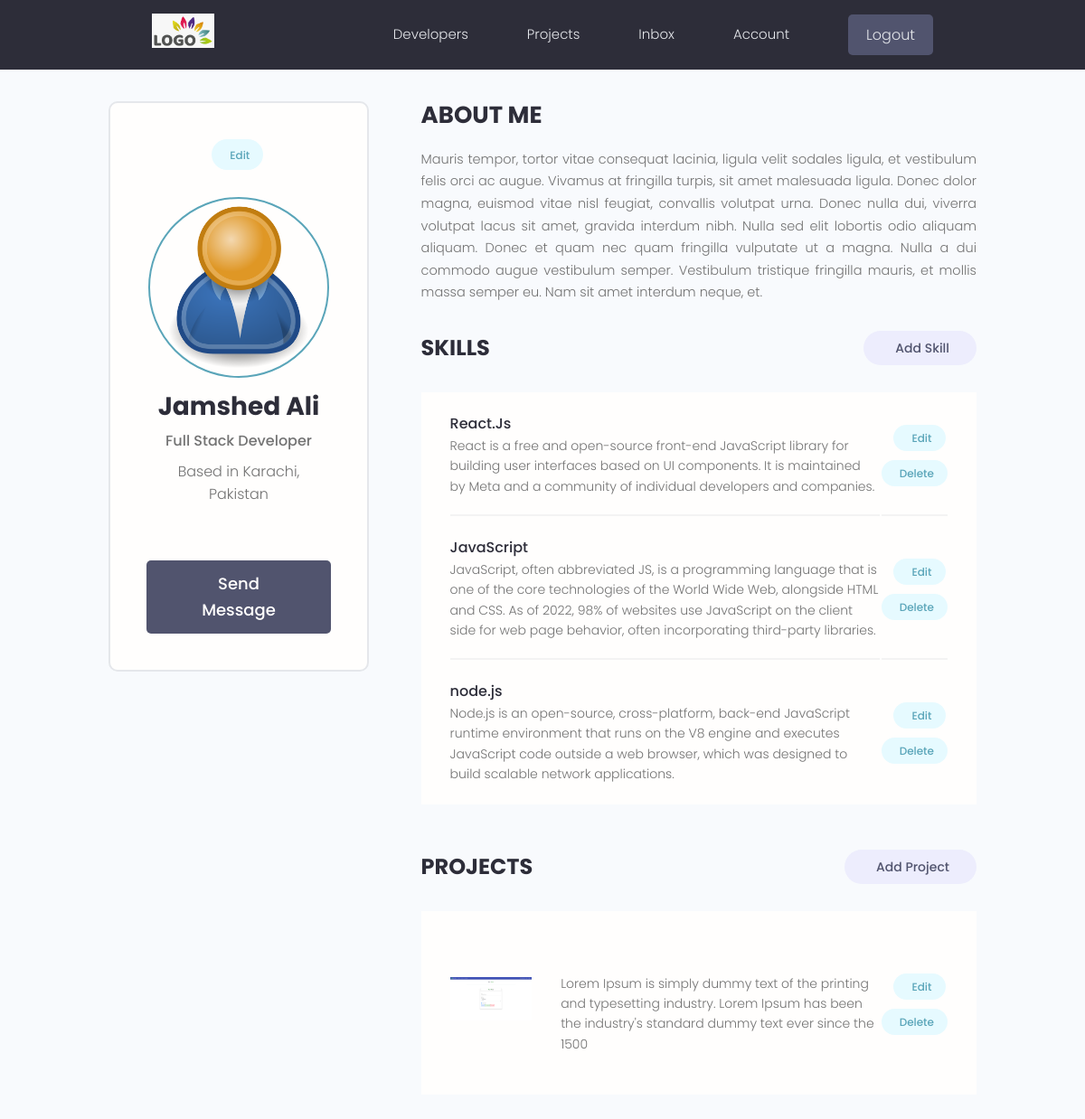
Screenshot of /Account/ (signed in) with the database file from the repository.
### users/models.py (models this page shows, shortened)
class Profile(models.Model):
    user = models.OneToOneField(
        User,on_delete=models.CASCADE)
    name = models.CharField(max_length=200, blank=True , null= True)
    email = models.EmailField(max_length=500, blank=True , null= True)
    username = models.CharField(max_length=200, blank=True , null= True)
    location = models.CharField(max_length=200, blank=True , null= True)
    short_intro = models.CharField(max_length=200, blank=True, null= True)
    bio = models.TextField(blank=True, null=True)
    profile_img = models.ImageField(null = True, blank= True, upload_to = 'profile/', default = 'profile/user-default.png')
    social_github = models.CharField(max_length=200, blank=True , null= True)
    social_linkedin = models.CharField(max_length=200, blank=True , null= True)
    social_youtube = models.CharField(max_length=200, blank=True , null= True)
    social_twitter = models.CharField(max_length=200, blank=True , null= True)
    id = models.UUIDField(default=uuid.uuid4, primary_key=True, editable=False, unique=True)

class Skill(models.Model):
    id = models.UUIDField(default=uuid.uuid4 , primary_key=True, unique=True, editable=False)
    owner = models.ForeignKey(Profile, on_delete=models.CASCADE, null=True)
    name = models.CharField(max_length=100)
    descreption = models.TextField(null=True, blank=True)
    created = models.DateTimeField(auto_now_add=True)

### projects/models.py (models this page shows, shortened)
class Project(models.Model):
    owner = models.ForeignKey(Profile, null=True, blank=True, on_delete=models.SET_NULL)
    title = models.CharField(max_length=200)
    describe = models.TextField(null=True, blank=True)
    source_link = models.CharField(max_length=2000, null=True, blank=True)
    image = models.ImageField(blank=True, null=True, default='default.jpg')
    vote_total = models.IntegerField(default=0, null=True , blank=True)
    tag = models.ManyToManyField('Tag', blank=True)
    vote_ratio = models.IntegerField(default=0, null=True , blank=True)
    demo_link = models.CharField(max_length=2000, null=True, blank=True)
    created = models.DateField(auto_now_add=True)
    id = models.UUIDField(default = uuid.uuid4 , primary_key=True, unique=True, editable=False)

### users/views.py (the view)
# urls.py: path('Account/', views.userAccount, name="account"),
@login_required(login_url='login')
def userAccount (request):
    profile = request.user.profile
    topskills = profile.skill_set.exclude(descreption__exact="")
    skills = profile.skill_set.filter(descreption = "")
    context = {'profile': profile, 'skills':topskills, 'skill':skills}
    return render(request, 'users/account.html', context)

### users/Templates/users/account.html (shortened to what this page needs)
{% include 'Main.html' %}
{% load static %}
{% block content %}
  <main class="settingsPage profile my-md">
    <div class="container">
      <div class="layout">
        <div class="column column--1of3">
          <div class="card text-center">
            <div class="card__body dev">
              <a class="tag tag--pill tag--main settings__btn" href="{% url 'editaccount' %}"> Edit</a>
              <img class="avatar avatar--xl dev__avatar" src="{{ profile.profile_img.url }}" />
              <h2 class="dev__name">{{ profile.name }}</h2>
              <p class="dev__title">{{ profile.short_intro }}</p>
              <p class="dev__location">Based in {{ profile.location }}</p>
              <a href="#" class="btn btn--sub btn--lg">Send Message </a>
            </div>
          </div>
        </div>
        <div class="column column--2of3">
          <div class="devInfo">
            <h3 class="devInfo__title">About Me</h3>
            <p class="devInfo__about">
                {{ profile.bio }}
            </p>
          </div>
          <div class="settings">
            <h3 class="settings__title">Skills</h3>
            <a class="tag tag--pill tag--sub settings__btn tag--lg" href="{% url 'skillform' %}"> Add Skill</a>
          </div>
          <table class="settings__table">
            {% for skill in skills %}
            <tr>
              <td class="settings__tableInfo">
                <h4>{{ skill.name }}</h4>
                <p>
                    {{ skill.descreption }}
                </p>
              </td>
              <td class="settings__tableActions">
                <a class="tag tag--pill tag--main settings__btn" href="{% url 'editskill' skill.id %}"> Edit</a>
                <a class="tag tag--pill tag--main settings__btn" href="{% url 'deleteskill' skill.id %}">
                  Delete</a>
              </td>
            </tr>
            {% endfor %}
          </table>
          <div class="settings">
            <h3 class="settings__title">Projects</h3>
            <a class="tag tag--pill tag--sub settings__btn tag--lg" href="{% url 'create-project' %}"> Add Project</a>
          </div>
          <table class="settings__table">
            {% for projects in profile.project_set.all %}
            <tr>
              <td class="settings__thumbnail">
                <a href="single-project.html"><img src="{{ projects.image.url }}" alt="Project Thumbnail" /></a>
              </td>
              <td class="settings__tableInfo">
                <a href="single-project.html">{{ projectss.title }}</a>
                <p>
                    {{ projects.describe|slice:'150' }}
                </p>
              </td>
              <td class="settings__tableActions">
                <a class="tag tag--pill tag--main settings__btn" href="{% url 'update-project' projects.id %}"> Edit</a>
                <a class="tag tag--pill tag--main settings__btn" href="{% url 'deleteproject' projects.id %}">
                  Delete</a>
              </td>
            </tr>
            {% endfor %}
          </table>
        </div>
      </div>
    </div>
  </main>
{% endblock %}

### static/style/app.css (style rules this page uses)
:root { --color-sub: #2d2d39; }
.btn--sub { background-color: var(--color-sub-light); }
.card { border: 2px solid var(--color-light); }
img { width: 100%; }
.profile .card > .dev { padding: 4rem; }
.dev__avatar { display: block; margin: auto; }
.dev__name { color: var(--color-sub); font-size: 2.8rem; font-weight: 700; margin-top: 1rem; margin-bottom: 0.5rem; }
.dev__title { font-size: 1.6rem; font-weight: 500; line-height: 1.3; }
.dev__location { margin-top: 1rem; }
.devInfo { margin-bottom: 3rem; }
.devInfo__title, .devInfo__subtitle { font-size: 2.6rem; color: var(--color-sub); text-transform: uppercase; font-weight: 700; margin-bottom: 1.5rem; }
.devInfo__about, .devSkill__info { font-size: 1.45rem; line-height: 1.7; text-align: justify; }
.settingsPage .dev > .settings__btn { display: inline-block; margin-bottom: 3rem; }
.settings { display: flex; justify-content: space-between; align-items: center; }
.settings__title { font-size: 2.4rem; text-transform: uppercase; font-weight: 700; color: var(--color-sub); }
.settings__table { margin-top: 3rem; margin-bottom: 5rem; padding: 0 3rem; background: var(--color-white); }
.settings__table tr { width: 100%; }
.settings__table tr > td { padding: 2rem 0; }
.settings__table tr:not(:last-child) td { border-bottom: 2px solid var(--color-white-light); }
.settings__thumbnail { width: 23%; min-width: 10rem; }
.settings__thumbnail img { padding-right: 3rem; height: 15rem; object-fit: contain; }
.settings__tableInfo { width: 100%; }
.settings__tableInfo h4, .settings__tableInfo a { padding-right: 1rem; width: auto; font-size: 1.6rem; font-weight: 500; color: var(--color-sub); }
.settings__tableInfo p { font-size: 1.4rem; }
.settings__tableActions { text-align: right; }

### static/uikit/styles/modules/_variables.css (style rules this page uses)
:root { --color-main: #5aa5b9; --color-main-light: #e6faff; --color-sub: #3f4156; --color-sub-light: #51546e; --color-sub-lighter: #ededfd; --color-text: #737373; --color-gray: #8b8b8b; --color-light: #e5e7eb; --color-light-gray: #767676; --color-bg: #f8fafd; --color-white: #fffefd; --color-white-light: #f3f3f3; --color-success: #359e64; --color-success-bg: #def8e8; --color-error: #fc4b0b; --color-error-bg: #fff2ee; --font-base: 'Poppins', arial, helvetica, 'Segoe UI', roboto, ubuntu, sans-serif; --font-monospace: 'Fira Code', 'Courier New', courier, monospace; --font-regular: 300; --font-medium: 500; --font-bold: 700; --generic-shadow: 1px 1px 5px #00000010; --generic-transition: all 0.3s ease-in-out; }

### static/uikit/styles/modules/_base.css (style rules this page uses)
* { margin: 0; padding: 0; box-sizing: border-box; text-rendering: optimizeLegibility; color: inherit; font-size: inherit; }
html { font-size: 50%; }
@media only screen and (min-width: 480px) { html { font-size: 56.25%; } }
@media only screen and (min-width: 1200px) { html { font-size: 62.5%; } }
body { line-height: 1.6; font-weight: 400; font-size: 1.5rem; color: var(--color-text); background-color: var(--color-bg); min-height: 100vh; }

### static/uikit/styles/modules/_typography.css (style rules this page uses)
* { font-family: var(--font-base); }
h2 { font-size: 3.6rem; font-weight: var(--font-bold); }
h3 { font-size: 3.2rem; font-weight: var(--font-medium); }
h4 { font-size: 2.8rem; font-weight: var(--font-medium); }
p, span, strong { font-size: 1.6rem; color: var(--color-text); font-weight: var(--font-regular); }
a { padding-bottom: 2px; text-decoration: none; display: inline-block; color: var(--color-main); font-weight: var(--font-medium); }

### static/uikit/styles/modules/_utilities.css (style rules this page uses)
.container { width: 92%; max-width: 165rem; margin: 0 auto; box-sizing: border-box; }
@media screen and (min-width: 1000px) { .container { width: 90%; } }
@media screen and (min-width: 1200px) { .container { width: 80%; } }
.text-center { text-align: center; }
.my-md { margin: 3rem auto; }

### static/uikit/styles/modules/_avatar.css (style rules this page uses)
.avatar { border-radius: 50%; border: 2px solid var(--color-main); object-fit: cover; }
.avatar--xl { height: 20rem; width: 20rem; }

### static/uikit/styles/modules/_button.css (style rules this page uses)
.btn { display: inline-block; position: relative; cursor: pointer; background-color: var(--color-light); font-weight: var(--font-medium); color: var(--color-sub); text-decoration: none; padding: 1rem 2rem; border-radius: 0.5rem; border: none; width: -webkit-fit-content; width: -moz-fit-content; width: fit-content; height: -webkit-fit-content; height: -moz-fit-content; height: fit-content; font-size: 1.6rem; outline-width: 0; outline-color: transparent; -webkit-backface-visibility: hidden; backface-visibility: hidden; transition: all 0.3s ease-in-out; }
.btn--sub { background-color: var(--color-sub); color: var(--color-white); }
.btn--lg { font-size: 1.8rem; padding: 1.2rem 4.5rem; }

### rows the page displays
Profile: profile_img (placeholder picture), name "Jamshed Ali", short_intro "Full Stack Developer", location "Karachi, Pakistan", bio "Mauris tempor, tortor vitae consequat lacinia, ligula velit sodales ligula, et vestibulum felis orci ac augue. Vivamus at fringilla turpis, sit amet malesuada ligula. Donec dolor magna, euismod vitae nisl feugiat, convallis volutpat urna. Donec nulla dui, viverra volutpat lacus sit amet, gravida interdum nibh. Nulla sed elit lobortis odio aliquam aliquam. Donec et quam nec quam fringilla vulputate ut a magna. Nulla a dui commodo augue vestibulum semper. Vestibulum tristique fringilla mauris, et mollis massa semper eu. Nam sit amet interdum neque, et."
Skill: name "React.Js", descreption "React is a free and open-source front-end JavaScript library for building user interfaces based on UI components. It is maintained by Meta and a community of individual developers and companies."
Skill: name "JavaScript", descreption "JavaScript, often abbreviated JS, is a programming language that is one of the core technologies of the World Wide Web, alongside HTML and CSS. As of 2022, 98% of websites use JavaScript on the client side for web page behavior, often incorporating third-party libraries."
Skill: name "node.js", descreption "Node.js is an open-source, cross-platform, back-end JavaScript runtime environment that runs on the V8 engine and executes JavaScript code outside a web browser, which was designed to build scalable network applications."
Project: image (picture), describe "Lorem Ipsum is simply dummy text of the printing and typesetting industry. Lorem Ipsum has been the industry's standard dummy text ever since the 1500"
